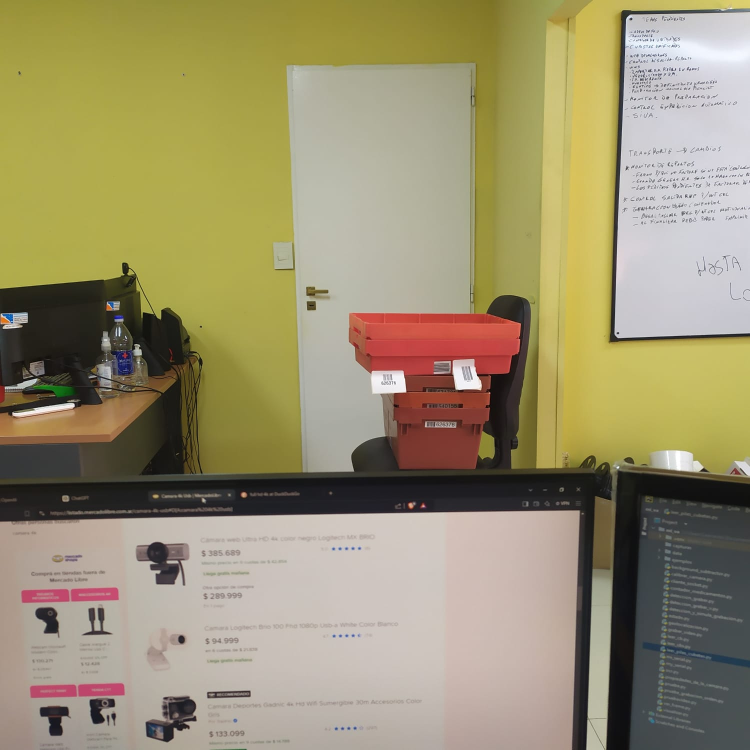
#> input picture prueba.jpeg, 1500 x 1500 px (shown at 1/2 size)
$ python leer_pilas_cubetas.py
#> lines starting #> are read from the running program, lines starting #| are printed output that depends on the picture; after the words box and inside, x2 and y2 are one past the last pixel; in counts of white or black regions, pixels touching at a corner belong together
import cv2
import pytesseract

pytesseract.pytesseract.tesseract_cmd = r'C:\Program Files\Tesseract-OCR\tesseract.exe'
etiqueta = []
img = cv2.imread('prueba.jpeg')
#> img is the input picture: shape (1500, 1500, 3); mean B, G, R 111, 145.2, 154.8
gray = cv2.cvtColor(img, cv2.COLOR_BGR2GRAY)
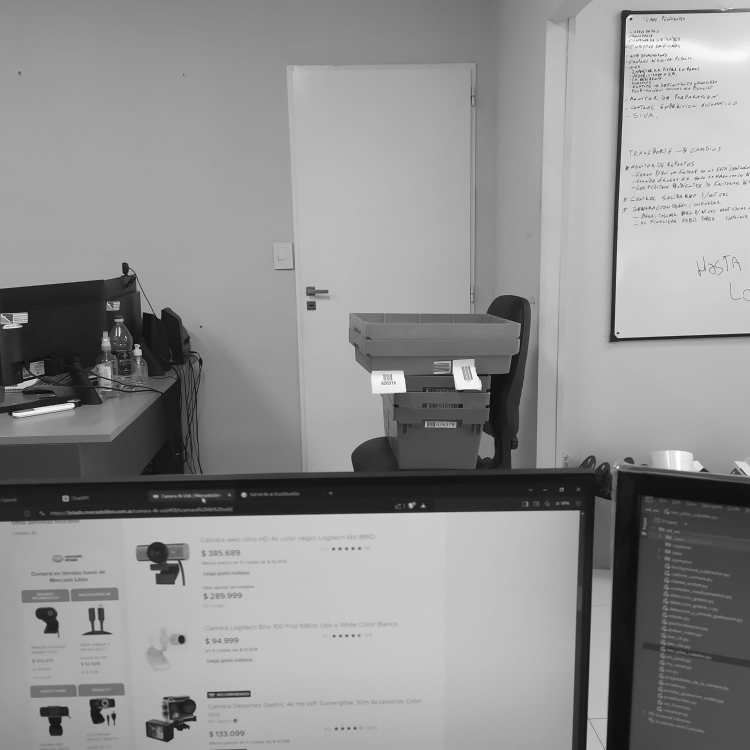
#> gray: shape (1500, 1500) (shown at 1/2 size); min 0, max 255, mean 144.2
cv2.imshow('gray', gray)
gray = cv2.GaussianBlur(gray, (3, 3), 0)
cv2.imshow('GaussianBlur', gray)
# canny = cv2.Canny(img, 150, 200)
canny = cv2.Canny(img, 170, 210)
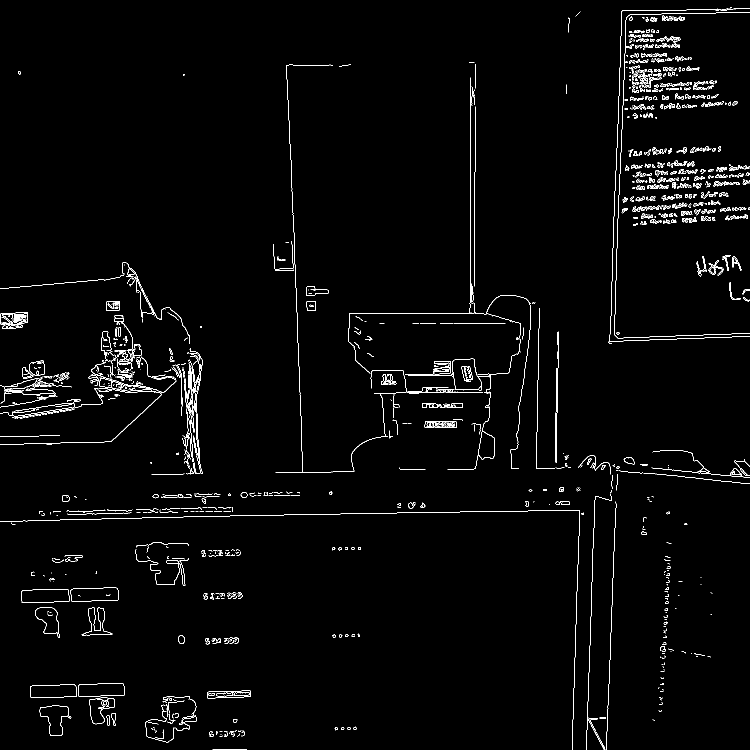
#> canny: shape (1500, 1500) (shown at 1/2 size); 1.9% white in thin lines or dots
# canny = cv2.dilate(canny, None, iterations=1)
cnts, _ = cv2.findContours(canny, cv2.RETR_EXTERNAL, cv2.CHAIN_APPROX_SIMPLE)
#> cnts = 1380 contours, 1212 with area under 20; largest, box (x1, y1, x2, y2) and area: (905, 717, 978, 781) 2908, (42, 1178, 139, 1206) 2370, (141, 1175, 238, 1203) 2370, (60, 1369, 154, 1396) 2227, (156, 1366, 250, 1394) 2210
for c in cnts:
    area = cv2.contourArea(c)
    x, y, w, h = cv2.boundingRect(c)
    epsilon = 0.03 * cv2.arcLength(c, True)
    approx = cv2.approxPolyDP(c, epsilon, True)
    # print(f'epilon {epsilon},approx{approx},len(approx) {len(approx)}')
    if len(approx) == 4 and (800 < area < 5400):
        # intenta leer el codigo de barra
        # etiqueta = gray[y:y + h, x:x + w]
        inicio = int((w * 33.5) / 100)
        print(f'inicio {inicio}')
        etiqueta = gray[y:y + h, x+inicio:x + w]
#> (the run stopped early here; a loop or call above may not have finished)
